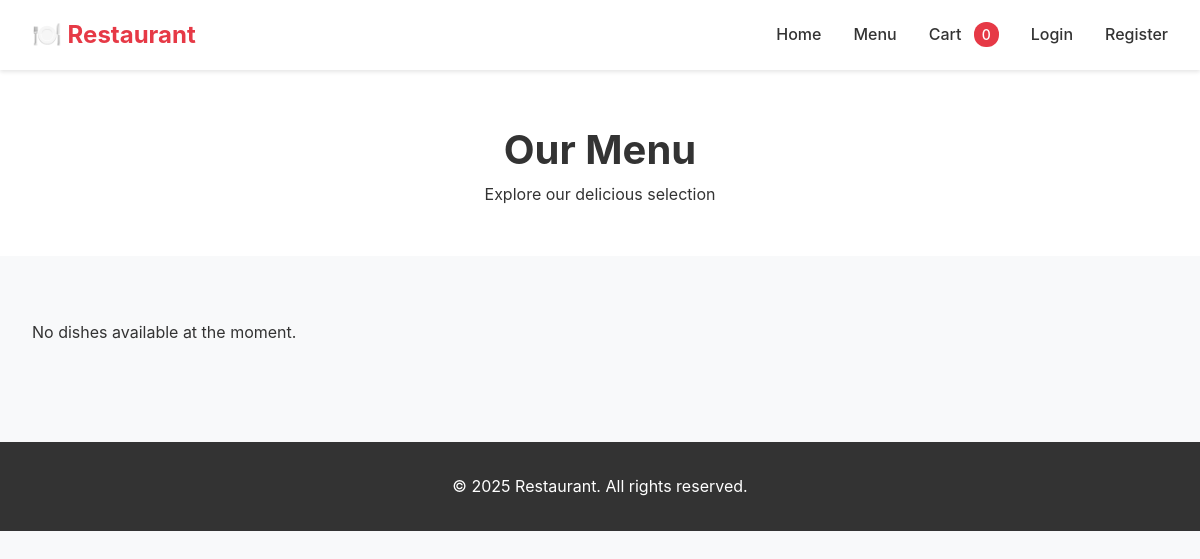
Before: /menu/ with the older database file.
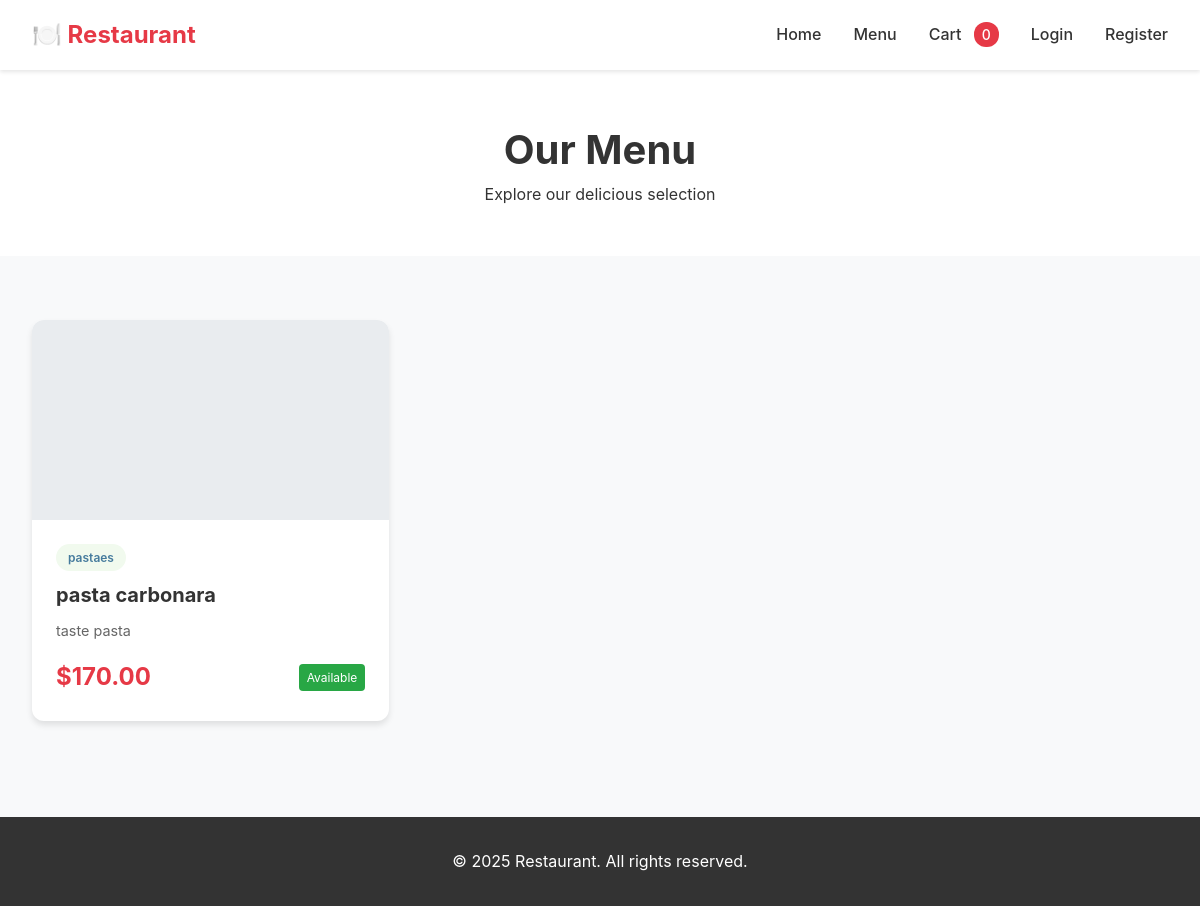
After: the same page with the newer database file.
### restoraunt_app/models.py (models this page shows, shortened)
class Dish(models.Model):
    category = models.ForeignKey(Category, on_delete=models.CASCADE, related_name="dishes")
    name = models.CharField(max_length=200)
    description = models.TextField()
    ingredients = models.TextField()
    image = models.ImageField(upload_to="dishes/", blank=True, null=True)
    price = models.DecimalField(max_digits=7, decimal_places=2)
    is_available = models.BooleanField(default=True)
    created_at = models.DateTimeField(default=timezone.now)

class Category(models.Model):
    name = models.CharField(max_length=100, unique=True)
    description = models.TextField(blank=True)

### restoraunt_app/views.py (the view)
# urls.py: path("menu/", MenuView.as_view(), name="menu"),
class MenuView(ListView):
    model = Dish
    template_name = "menu/menu.html"
    context_object_name = "dishes"
    def get_queryset(self):
        queryset = Dish.objects.all()
        query = self.request.GET.get("query", "")
        if query:
            queryset = queryset.filter(name__icontains=query)
        return queryset
    def get_context_data(self, **kwargs):
        context = super().get_context_data(**kwargs)
        context["search_form"] = SearchForm(self.request.GET or None)
        return context

### restoraunt_app/templates/menu/menu.html (shortened to what this page needs)
{% extends "base.html" %}
{% block content %}
<div class="page-header">
    <h1>Our Menu</h1>
    <p>Explore our delicious selection</p>
</div>
<div class="container">
    <div class="dish-grid">
        {% for dish in dishes %}
        <a href="{% url 'dish_detail' dish.id %}" class="dish-card {% if not dish.is_available %}unavailable{% endif %}">
            {% if dish.image %}
            <img src="{{ dish.image.url }}" alt="{{ dish.name }}" class="dish-image">
            {% else %}
            <div class="dish-image"></div>
            {% endif %}
            <div class="dish-content">
                <span class="dish-category">{{ dish.category.name }}</span>
                <h3 class="dish-name">{{ dish.name }}</h3>
                <p class="dish-description">{{ dish.description }}</p>
                <div class="dish-footer">
                    <span class="dish-price">${{ dish.price }}</span>
                    {% if dish.is_available %}
                    <span class="availability-badge">Available</span>
                    {% else %}
                    <span class="availability-badge">Unavailable</span>
                    {% endif %}
                </div>
            </div>
        </a>
        {% empty %}
        <p>No dishes available at the moment.</p>
        {% endfor %}
    </div>
</div>
{% endblock %}

Changed rows visible on the page:
added Dish: category.name "pastaes", name "pasta carbonara", description "taste pasta", price "170.00", is_available "Available"
Other visible differences:
text no longer shown: "No dishes available at the moment."
